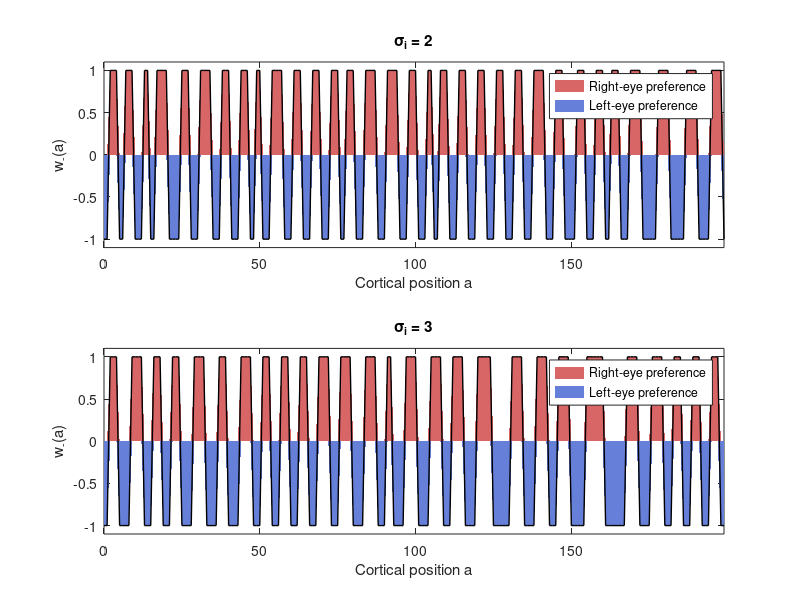

Reproduce this figure in MATLAB.
%% prob 1c: ocular dominance stripes on a ring
clear; clc; close all;
rng(1);

N = 200;
dt = 0.02;
T = 40;
nSteps = round(T/dt);

sigmaE = 1;
sigmaI = [2 3];
nTrials = 20;

x = 0:N-1;
d = min(x,N-x);     % periodic distance on the ring

meanPeriod = zeros(size(sigmaI));
stdPeriod = zeros(size(sigmaI));
continuumPeriod = zeros(size(sigmaI));
ringPeriod = zeros(size(sigmaI));
modeNumber = zeros(size(sigmaI));

figure('Color','w');

for s = 1:length(sigmaI)
    si = sigmaI(s);

    % Mexican hat kernel and its Fourier transform
    K = exp(-d.^2/(2*sigmaE^2)) ...
        - (sigmaE/si)*exp(-d.^2/(2*si^2));
    Khat = fft(K);

    % Predicted period from the continuous model
    kStar = sqrt(4*log(si/sigmaE)/(si^2-sigmaE^2));
    continuumPeriod(s) = 2*pi/kStar;

    % Find the fastest-growing mode available on the ring
    growth = real(Khat(2:N/2+1));
    [~,m] = max(growth);
    modeNumber(s) = m;
    ringPeriod(s) = N/m;

    % Simulate from 20 small random initial conditions
    periods = NaN(nTrials,1);

    for trial = 1:nTrials
        w = 0.01*randn(1,N);

        for it = 1:nSteps
            w = w + dt*real(ifft(Khat.*fft(w)));
            w = max(-1,min(1,w));
        end

        % Count transitions between right- and left-eye preference
        eye = sign(w);
        eye(eye == 0) = 1;
        nBoundaries = sum(eye ~= circshift(eye,1));
        nPairs = nBoundaries/2;

        if nPairs > 0
            periods(trial) = N/nPairs;
        end

        if trial == 1
            wFinal = w;
        end
    end

    meanPeriod(s) = mean(periods,'omitnan');
    stdPeriod(s) = std(periods,'omitnan');

    % Plot the final pattern from the first trial
    subplot(2,1,s);
    hold on;
    area(x,max(wFinal,0),'FaceColor',[0.85 0.4 0.4], ...
        'EdgeColor','none');
    area(x,min(wFinal,0),'FaceColor',[0.4 0.5 0.85], ...
        'EdgeColor','none');
    plot(x,wFinal,'k','LineWidth',1);

    xlabel('Cortical position a');
    ylabel('w_-(a)');
    title(sprintf('\\sigma_i = %g',si));
    legend('Right-eye preference','Left-eye preference', ...
        'Location','best');
    xlim([0 N-1]);
    ylim([-1.1 1.1]);
    box on;
end

% Compare the measured and predicted stripe periods
fprintf('\nStripe period summary\n');
fprintf('sigma_i   Continuum   Ring mode   Measured mean +/- SD\n');

for s = 1:length(sigmaI)
    fprintf('%6.1f   %9.3f   %9.3f   %7.3f +/- %.3f\n', ...
        sigmaI(s),continuumPeriod(s),ringPeriod(s), ...
        meanPeriod(s),stdPeriod(s));
end
